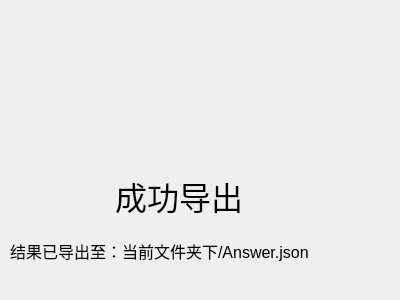
<?xml version="1.0" encoding="UTF-8"?>
<ui version="4.0">
 <class>Dialog</class>
 <widget class="QDialog" name="Dialog">
  <property name="geometry">
   <rect>
    <x>0</x>
    <y>0</y>
    <width>400</width>
    <height>300</height>
   </rect>
  </property>
  <property name="windowTitle">
   <string>Dialog</string>
  </property>
  <widget class="QLabel" name="label">
   <property name="geometry">
    <rect>
     <x>10</x>
     <y>210</y>
     <width>381</width>
     <height>81</height>
    </rect>
   </property>
   <property name="font">
    <font>
     <family>Arial</family>
     <pointsize>12</pointsize>
    </font>
   </property>
   <property name="text">
    <string>结果已导出至：当前文件夹下/Answer.json</string>
   </property>
  </widget>
  <widget class="QLabel" name="label_2">
   <property name="geometry">
    <rect>
     <x>115</x>
     <y>160</y>
     <width>161</width>
     <height>71</height>
    </rect>
   </property>
   <property name="font">
    <font>
     <family>Agency FB</family>
     <pointsize>24</pointsize>
    </font>
   </property>
   <property name="text">
    <string>成功导出</string>
   </property>
  </widget>
  <widget class="QLabel" name="Accept">
   <property name="geometry">
    <rect>
     <x>120</x>
     <y>10</y>
     <width>151</width>
     <height>151</height>
    </rect>
   </property>
   <property name="text">
    <string/>
   </property>
   <property name="scaledContents">
    <bool>true</bool>
   </property>
  </widget>
 </widget>
 <resources/>
 <connections/>
</ui>
